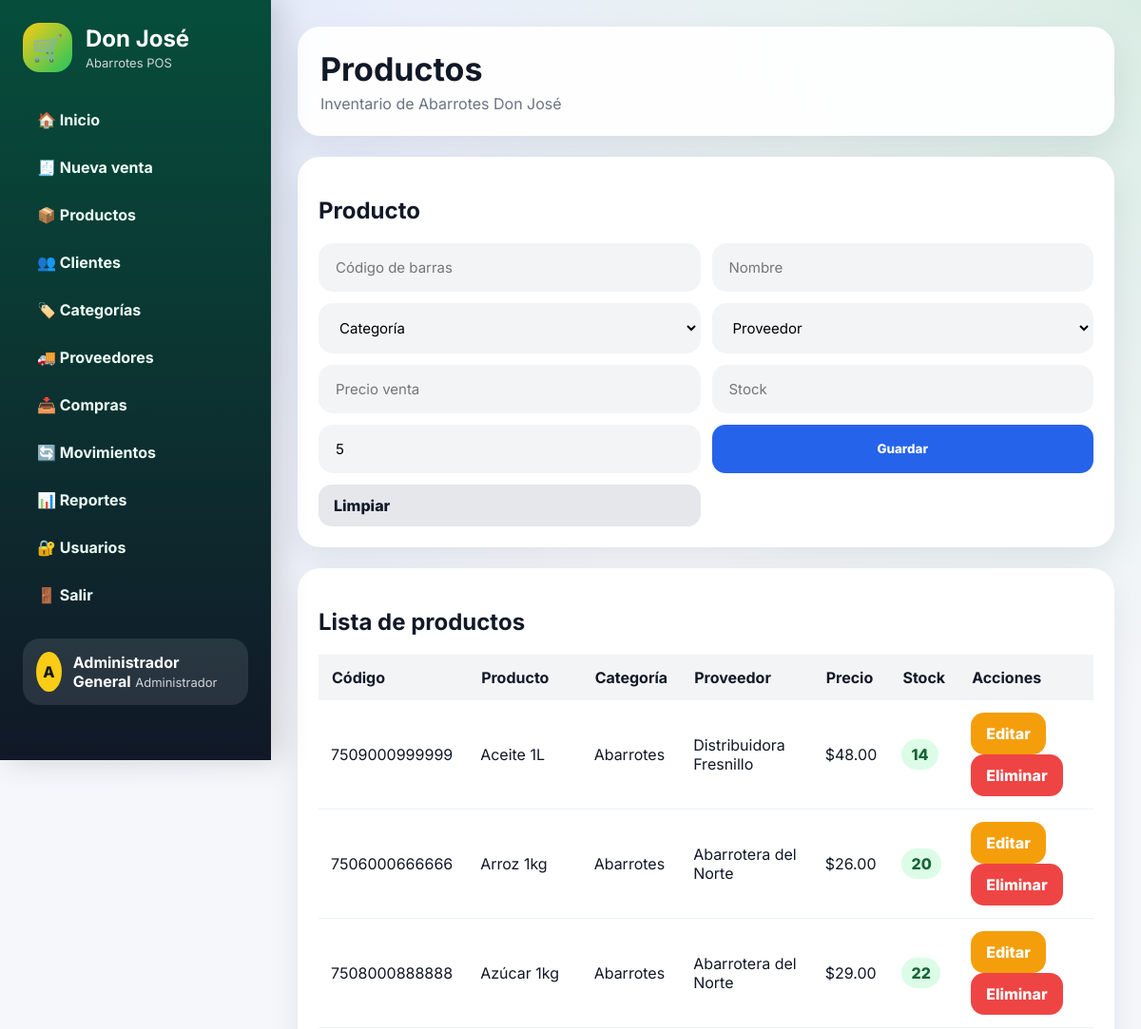
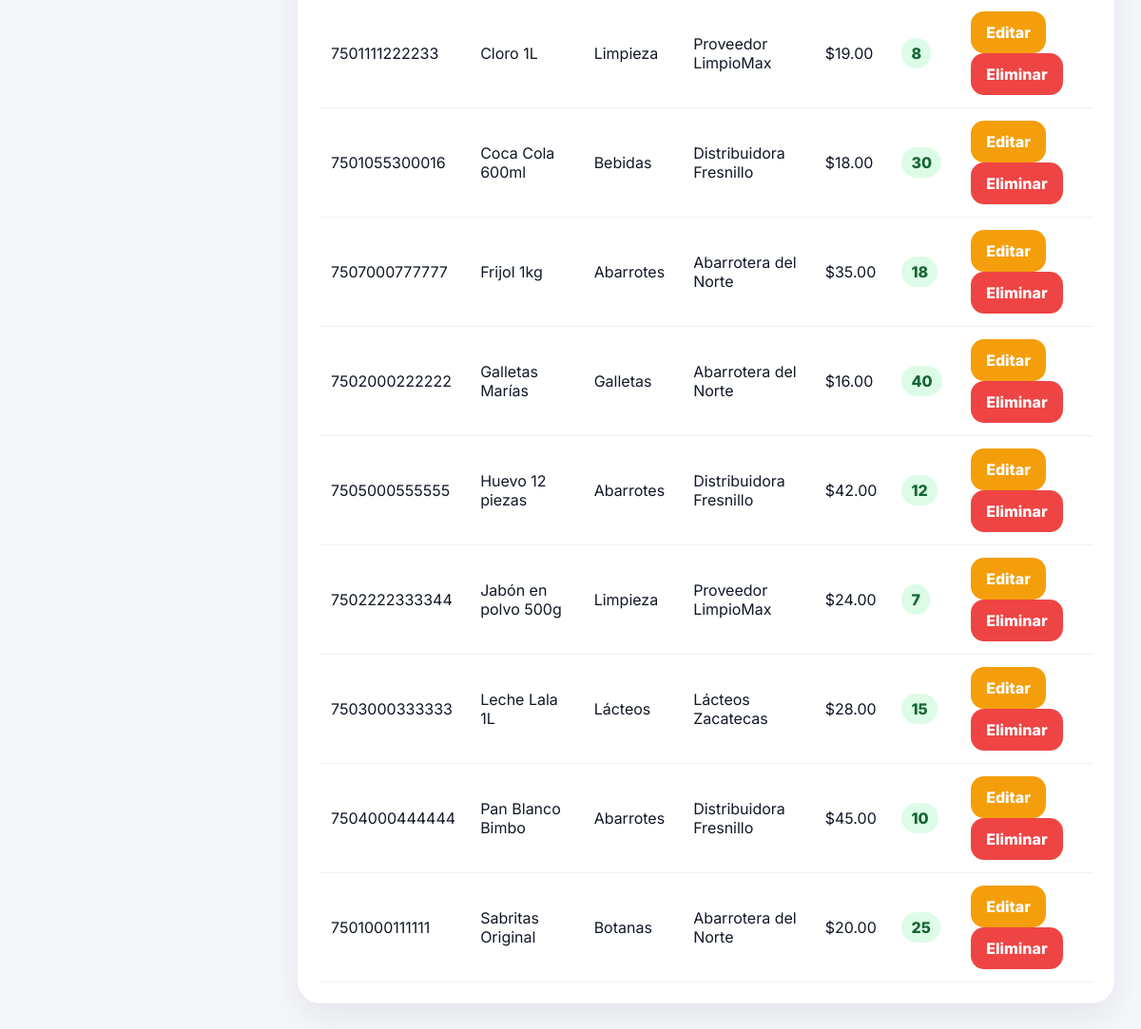
The app's page /productos.php (signed in) with its own data (2 pictures, top to bottom).
### tables this page shows
CREATE TABLE productos (
    id_producto INT AUTO_INCREMENT PRIMARY KEY,
    codigo_barras VARCHAR(50) NOT NULL UNIQUE,
    nombre VARCHAR(100) NOT NULL,
    id_categoria INT NOT NULL,
    id_proveedor INT NOT NULL,
    precio DECIMAL(10,2) NOT NULL,
    stock INT NOT NULL,
    stock_minimo INT NOT NULL DEFAULT 5,
    FOREIGN KEY (id_categoria) REFERENCES categorias(id_categoria),
    FOREIGN KEY (id_proveedor) REFERENCES proveedores(id_proveedor)
);

CREATE TABLE categorias (
    id_categoria INT AUTO_INCREMENT PRIMARY KEY,
    nombre VARCHAR(80) NOT NULL,
    descripcion VARCHAR(255)
);

CREATE TABLE proveedores (
    id_proveedor INT AUTO_INCREMENT PRIMARY KEY,
    nombre VARCHAR(100) NOT NULL,
    telefono VARCHAR(20),
    correo VARCHAR(100),
    direccion VARCHAR(200)
);

### productos.php (the view, shortened to what this page needs)
<?php
include "auth.php"; include "config/conexion.php"; $mensaje="";
$editar=null; if(isset($_GET["editar"])){ $id=$_GET["editar"]; $editar=$conn->query("SELECT * FROM productos WHERE id_producto=$id")->fetch_assoc(); }
$productos=$conn->query("SELECT p.*, c.nombre AS categoria, pr.nombre AS proveedor FROM productos p LEFT JOIN categorias c ON p.id_categoria=c.id_categoria LEFT JOIN proveedores pr ON p.id_proveedor=pr.id_proveedor ORDER BY p.nombre");
?>
<!DOCTYPE html><html lang="es"><head><meta charset="UTF-8"><title>Productos</title><link rel="stylesheet" href="assets/css/estilos.css"></head><body><?php include "menu.php"; ?><main class="main">
<header class="topbar"><div><h1>Productos</h1><p>Inventario de Abarrotes Don José</p></div></header>
<section class="panel"><h2>Producto</h2><form method="POST" class="form-grid">
<input name="codigo_barras" placeholder="Código de barras" required value="<?php echo $editar["codigo_barras"] ?? ""; ?>">
<input name="nombre" placeholder="Nombre" required value="<?php echo $editar["nombre"] ?? ""; ?>">
<select name="id_categoria" required><option value="">Categoría</option></select>
<select name="id_proveedor" required><option value="">Proveedor</option></select>
<input type="number" step="0.01" name="precio" placeholder="Precio venta" required value="<?php echo $editar["precio"] ?? ""; ?>">
<input type="number" name="stock" placeholder="Stock" required value="<?php echo $editar["stock"] ?? ""; ?>">
<input type="number" name="stock_minimo" placeholder="Stock mínimo" required value="<?php echo $editar["stock_minimo"] ?? "5"; ?>">
<button name="guardar">Guardar</button><a class="btn-secundario" href="productos.php">Limpiar</a>
</form></section>
<section class="panel"><h2>Lista de productos</h2><table><thead><tr><th>Código</th><th>Producto</th><th>Categoría</th><th>Proveedor</th><th>Precio</th><th>Stock</th><th>Acciones</th></tr></thead><tbody><?php while($r=$productos->fetch_assoc()){ ?><tr><td><?php echo $r["codigo_barras"]; ?></td><td><?php echo $r["nombre"]; ?></td><td><?php echo $r["categoria"]; ?></td><td><?php echo $r["proveedor"]; ?></td><td>$<?php echo number_format($r["precio"],2); ?></td><td><span class="<?php echo $r["stock"] <= $r["stock_minimo"] ? "badge-rojo":"badge-verde"; ?>"><?php echo $r["stock"]; ?></span></td><td><a class="btn-editar" href="?editar=<?php echo $r["id_producto"]; ?>">Editar</a> <a class="btn-eliminar" onclick="return confirm('¿Eliminar?')" href="?eliminar=<?php echo $r["id_producto"]; ?>">Eliminar</a></td></tr><?php } ?></tbody></table></section>
</main></body></html>

### assets/css/estilos.css (style rules this page uses)
:root { --fondo:#f6f7fb;--oscuro:#111827;--gris:#6b7280;--borde:#e5e7eb;--azul:#2563eb;--verde:#16a34a;--rojo:#ef4444;--naranja:#f59e0b;--morado:#7c3aed;--rosa:#db2777;--sombra:0 15px 35px rgba(17,24,39,.08) }
* { box-sizing:border-box;font-family:'Inter',Arial,sans-serif }
body { margin:0;background:radial-gradient(circle at top left,rgba(37,99,235,.12),transparent 35%),radial-gradient(circle at top right,rgba(22,163,74,.13),transparent 30%),var(--fondo);color:var(--oscuro) }
.main { margin-left:285px;width:calc(100% - 285px);padding:28px }
.topbar { background:rgba(255,255,255,.94);padding:24px;border-radius:24px;box-shadow:var(--sombra);display:flex;justify-content:space-between;align-items:center;margin-bottom:22px }
.topbar h1 { margin:0;font-size:34px }
.topbar p { margin:6px 0 0;color:var(--gris) }
.panel { background:white;border-radius:24px;box-shadow:var(--sombra);padding:22px;margin-bottom:22px;overflow:auto }
button,.btn-rojo,.btn-secundario,.btn-editar,.btn-eliminar { border:none;cursor:pointer;border-radius:14px;padding:12px 16px;background:var(--azul);color:white;font-weight:800;text-decoration:none;display:inline-block }
.btn-rojo,.btn-eliminar { background:var(--rojo) }
.btn-secundario { background:#e5e7eb;color:#111827 }
.btn-editar { background:var(--naranja) }
input,select { padding:14px 16px;border:2px solid transparent;outline:none;border-radius:15px;background:#f3f4f6;font-size:15px }
.form-grid { display:grid;grid-template-columns:repeat(4,1fr);gap:12px }
table { width:100%;border-collapse:collapse }
th { background:#f3f4f6;text-align:left;padding:14px }
td { padding:13px;border-bottom:1px solid #edf2f7 }
.badge-rojo,.badge-verde { padding:6px 10px;border-radius:999px;font-weight:800 }
.badge-verde { background:#dcfce7;color:#166534 }
@media (max-width:1250px) { .form-grid { grid-template-columns:1fr 1fr } }

### records on screen
productos: codigo_barras "7509000999999", nombre "Aceite 1L", id_categoria.nombre "Abarrotes", id_proveedor.nombre "Distribuidora Fresnillo", precio "48.00", stock "14"
productos: codigo_barras "7506000666666", nombre "Arroz 1kg", id_categoria.nombre "Abarrotes", id_proveedor.nombre "Abarrotera del Norte", precio "26.00", stock "20"
productos: codigo_barras "7508000888888", nombre "Azúcar 1kg", id_categoria.nombre "Abarrotes", id_proveedor.nombre "Abarrotera del Norte", precio "29.00", stock "22"
productos: codigo_barras "7501111222233", nombre "Cloro 1L", id_categoria.nombre "Limpieza", id_proveedor.nombre "Proveedor LimpioMax", precio "19.00", stock "8"
productos: codigo_barras "7501055300016", nombre "Coca Cola 600ml", id_categoria.nombre "Bebidas", id_proveedor.nombre "Distribuidora Fresnillo", precio "18.00", stock "30"
productos: codigo_barras "7507000777777", nombre "Frijol 1kg", id_categoria.nombre "Abarrotes", id_proveedor.nombre "Abarrotera del Norte", precio "35.00", stock "18"
productos: codigo_barras "7502000222222", nombre "Galletas Marías", id_categoria.nombre "Galletas", id_proveedor.nombre "Abarrotera del Norte", precio "16.00", stock "40"
productos: codigo_barras "7505000555555", nombre "Huevo 12 piezas", id_categoria.nombre "Abarrotes", id_proveedor.nombre "Distribuidora Fresnillo", precio "42.00", stock "12"
productos: codigo_barras "7502222333344", nombre "Jabón en polvo 500g", id_categoria.nombre "Limpieza", id_proveedor.nombre "Proveedor LimpioMax", precio "24.00", stock "7"
productos: codigo_barras "7503000333333", nombre "Leche Lala 1L", id_categoria.nombre "Lácteos", id_proveedor.nombre "Lácteos Zacatecas", precio "28.00", stock "15"
productos: codigo_barras "7504000444444", nombre "Pan Blanco Bimbo", id_categoria.nombre "Abarrotes", id_proveedor.nombre "Distribuidora Fresnillo", precio "45.00", stock "10"
productos: codigo_barras "7501000111111", nombre "Sabritas Original", id_categoria.nombre "Botanas", id_proveedor.nombre "Abarrotera del Norte", precio "20.00", stock "25"

### other values on screen
substr($_SESSION["nombre"],0,1) "A"
$_SESSION["nombre"] "Administrador General"
$_SESSION["rol"] "Administrador"
